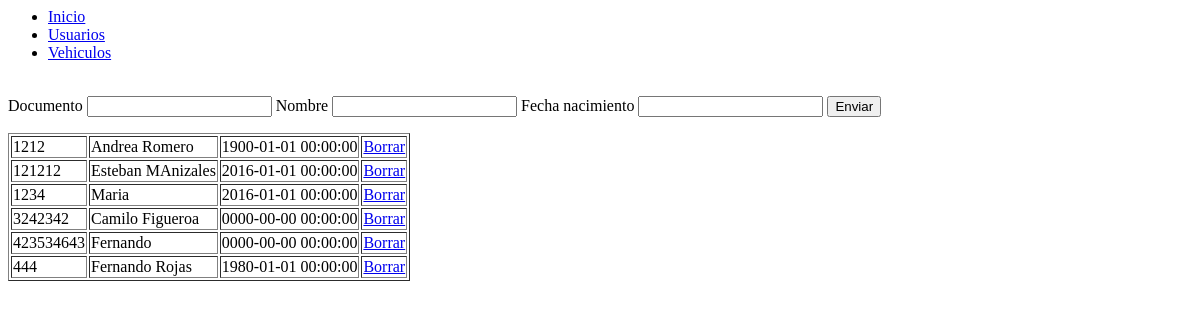
The app's page /usuarios.php with its own data.
### tables this page shows
CREATE TABLE `tb_usuarios` (
  `documento` varchar(20) NOT NULL,
  `nombre_completo` varchar(50) NOT NULL,
  `fecha_nacimiento` datetime NOT NULL
);

### www/funciones.php (the view, shortened to what this page needs)
<?php
	function traer_informacion( $tabla, $indice_llave_primaria = null, $condicion = null, $campos_a_mostrar = null )
	{
		include( "config.php" );
		$salida = "";
		if( $indice_llave_primaria == null ) $indice_llave_primaria = 0;
		if( $campos_a_mostrar == null ) $campos_a_mostrar = "*";
		$sql = "SELECT $campos_a_mostrar FROM  $tabla ";
		$conexion = mysqli_connect( $servidor, $usuario, $clave, $bd );
		$resultado = $conexion->query( $sql );
		$salida .= "<table border='1px'>";
		while( $fila = mysqli_fetch_array( $resultado ) )
		{
			$salida .= "<tr>";
				for( $i = 0; $i < mysqli_num_fields( $resultado ); $i ++ )
				$salida .= "<td>".$fila[ $i ]."</td>";
				if( $indice_llave_primaria != -1 )
				$salida .= "<td><a href='borrar_datos.php?id=".$fila[ 0 ]."&tabla=".$tabla."'>Borrar</a></td>";
			$salida .= "</tr>";
		}
		$salida .= "</table>";
		return $salida;
	}
	function imprimir_menus()
	{
		$salida = "";
		$salida .= "<UL>";
		$salida .= "<li><a href='index.php'>Inicio</a></li>";
		$salida .= "<li><a href='usuarios.php'>Usuarios</a></li>";
		$salida .= "<li><a href='vehiculos.php'>Vehiculos</a></li>";
		$salida .= "</UL>";
		return $salida;
	}

### www/usuarios.php (shortened to what this page needs)
<?php
	include( "funciones.php" );
?>
<html>
	<head>
		<link rel="stylesheet" type="text/css" href="css/estilo.css">
	</head>
	<body>
		<?php  echo imprimir_menus();  ?>
		<br>
		<form action="guardar_datos.php" method="get">
			Documento			<input type="text" name="dato1">
			Nombre	 			<input type="text" name="dato2">
			Fecha nacimiento	<input type="text" name="dato3">
			<input type="submit" value="Enviar">
		</form>
		<?php
			echo traer_informacion( "tb_usuarios" );
		?>
	</body>
</html>

### records on screen
tb_usuarios: documento "1212", nombre_completo "Andrea Romero", fecha_nacimiento "1900-01-01 00:00:00"
tb_usuarios: documento "121212", nombre_completo "Esteban MAnizales", fecha_nacimiento "2016-01-01 00:00:00"
tb_usuarios: documento "1234", nombre_completo "Maria", fecha_nacimiento "2016-01-01 00:00:00"
tb_usuarios: documento "3242342", nombre_completo "Camilo Figueroa", fecha_nacimiento "0000-00-00 00:00:00"
tb_usuarios: documento "423534643", nombre_completo "Fernando", fecha_nacimiento "0000-00-00 00:00:00"
tb_usuarios: documento "444", nombre_completo "Fernando Rojas", fecha_nacimiento "1980-01-01 00:00:00"
